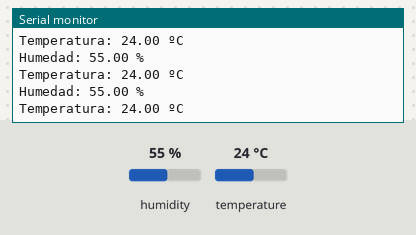
A sketch run on a simulated ESP32. Parts: the last lines printed to the serial monitor. The inputs (shaded band) are chosen by the test bench; at power-on: humidity 55 %, temperature 24 °C.

Above: at 2.8 s.
2.9 s: humidity set to 22 %
At 4.8 s:
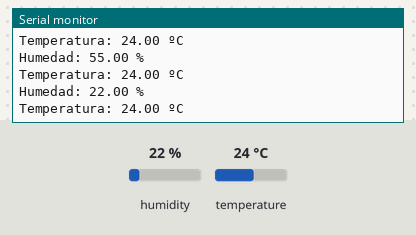
5.6 s: temperature set to 12 °C
At 6.6 s:
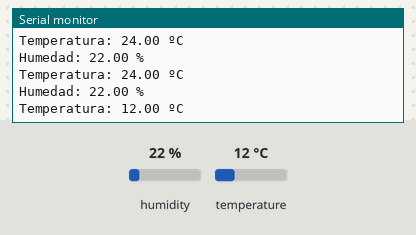
8.3 s: humidity set to 40 %
At 9.8 s:
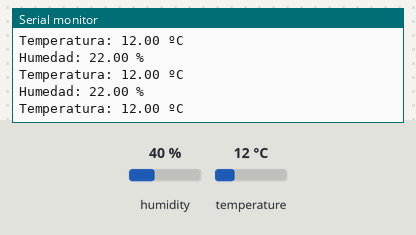
Timing chart, 0 to 11.3 s (numbered marks = the images above; inputs shaded):
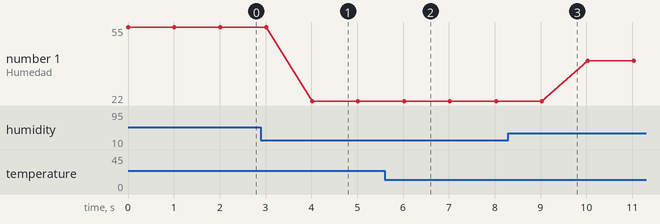

Measured:
- after the input at 2.9 s, the serial monitor: prints a new line after 1.1 s (image 1)
- after the input at 5.6 s, the serial monitor: prints a new line after 0.42 s (image 2)
- plotted number 1: 55 → 22 after the input at 2.9 s, 22 → 40 after the input at 8.3 s

The sketch:

ESP32DHT.ino
```cpp
#include "DHT.h"            // Bibliotecas
#define DHTTYPE DHT22       // Configuración sensor DHT11 - DHT21
#define DHTPIN 15           // Pin sensor

DHT dht(DHTPIN, DHTTYPE);   // Instancia de la biblioteca

float temperatura;          // Variables
float humedad;

void leerSensoresDHT(){     // Funciónes/Métodos

   // La lectura del sensor tarda 250 milisegundos
  temperatura = dht.readTemperature();
  humedad = dht.readHumidity();

   if (isnan(humedad) || isnan(temperatura)) {
      Serial.println("¡Error de lectura en el sensor DHT!");
      return;
   }
}

void setup() {
  Serial.begin(115200);
  dht.begin();

}

void loop() {
  leerSensoresDHT();
   Serial.print("Humedad: ");
   Serial.print(humedad);
   Serial.println(" %\t");
   Serial.print("Temperatura: ");
   Serial.print(temperatura);
   Serial.println(" ºC ");
   delay(1000);
}
```
